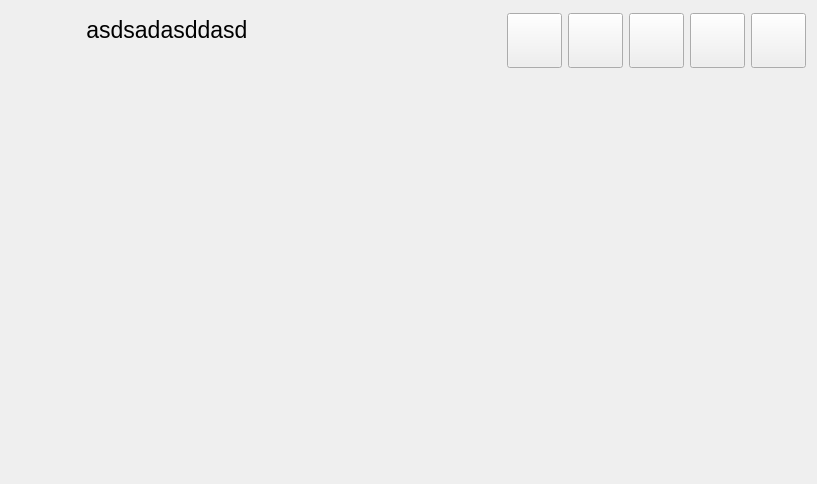
<?xml version="1.0" encoding="UTF-8"?>
<ui version="4.0">
 <class>ikoOSKAR::UI::MainPage</class>
 <widget class="QMainWindow" name="ikoOSKAR::UI::MainPage">
  <property name="geometry">
   <rect>
    <x>0</x>
    <y>0</y>
    <width>817</width>
    <height>484</height>
   </rect>
  </property>
  <property name="baseSize">
   <size>
    <width>0</width>
    <height>0</height>
   </size>
  </property>
  <property name="windowTitle">
   <string>ikoOSKAR</string>
  </property>
  <property name="windowIcon">
   <iconset>
    <normaloff>:/Icon-WhiteBGx128.png</normaloff>:/Icon-WhiteBGx128.png</iconset>
  </property>
  <widget class="QWidget" name="centralwidget">
   <layout class="QVBoxLayout" name="verticalLayout_2">
    <property name="spacing">
     <number>3</number>
    </property>
    <property name="sizeConstraint">
     <enum>QLayout::SetMaximumSize</enum>
    </property>
    <property name="leftMargin">
     <number>11</number>
    </property>
    <property name="topMargin">
     <number>3</number>
    </property>
    <property name="rightMargin">
     <number>11</number>
    </property>
    <property name="bottomMargin">
     <number>11</number>
    </property>
    <item>
     <widget class="QFrame" name="frameHeaderbar">
      <property name="sizePolicy">
       <sizepolicy hsizetype="Preferred" vsizetype="Preferred">
        <horstretch>0</horstretch>
        <verstretch>0</verstretch>
       </sizepolicy>
      </property>
      <property name="minimumSize">
       <size>
        <width>0</width>
        <height>70</height>
       </size>
      </property>
      <property name="maximumSize">
       <size>
        <width>16777215</width>
        <height>75</height>
       </size>
      </property>
      <property name="frameShape">
       <enum>QFrame::NoFrame</enum>
      </property>
      <property name="frameShadow">
       <enum>QFrame::Plain</enum>
      </property>
      <property name="lineWidth">
       <number>0</number>
      </property>
      <layout class="QHBoxLayout" name="headerbarHLayout">
       <property name="leftMargin">
        <number>0</number>
       </property>
       <property name="topMargin">
        <number>0</number>
       </property>
       <property name="rightMargin">
        <number>0</number>
       </property>
       <property name="bottomMargin">
        <number>0</number>
       </property>
       <item>
        <widget class="QPushButton" name="btnCurrentPage">
         <property name="enabled">
          <bool>false</bool>
         </property>
         <property name="sizePolicy">
          <sizepolicy hsizetype="Maximum" vsizetype="Maximum">
           <horstretch>0</horstretch>
           <verstretch>0</verstretch>
          </sizepolicy>
         </property>
         <property name="minimumSize">
          <size>
           <width>60</width>
           <height>60</height>
          </size>
         </property>
         <property name="maximumSize">
          <size>
           <width>60</width>
           <height>60</height>
          </size>
         </property>
         <property name="text">
          <string/>
         </property>
         <property name="icon">
          <iconset>
           <normaloff>:/home.png</normaloff>:/home.png</iconset>
         </property>
         <property name="iconSize">
          <size>
           <width>48</width>
           <height>48</height>
          </size>
         </property>
         <property name="flat">
          <bool>true</bool>
         </property>
        </widget>
       </item>
       <item>
        <layout class="QVBoxLayout" name="verticalLayout">
         <property name="spacing">
          <number>0</number>
         </property>
         <property name="leftMargin">
          <number>3</number>
         </property>
         <property name="topMargin">
          <number>0</number>
         </property>
         <property name="rightMargin">
          <number>3</number>
         </property>
         <property name="bottomMargin">
          <number>0</number>
         </property>
         <item>
          <spacer name="verticalSpacer">
           <property name="orientation">
            <enum>Qt::Vertical</enum>
           </property>
           <property name="sizeHint" stdset="0">
            <size>
             <width>20</width>
             <height>6</height>
            </size>
           </property>
          </spacer>
         </item>
         <item>
          <widget class="QLabel" name="lblModuleName">
           <property name="sizePolicy">
            <sizepolicy hsizetype="Preferred" vsizetype="Expanding">
             <horstretch>0</horstretch>
             <verstretch>2</verstretch>
            </sizepolicy>
           </property>
           <property name="minimumSize">
            <size>
             <width>0</width>
             <height>29</height>
            </size>
           </property>
           <property name="maximumSize">
            <size>
             <width>16777215</width>
             <height>39</height>
            </size>
           </property>
           <property name="font">
            <font>
             <pointsize>17</pointsize>
            </font>
           </property>
           <property name="styleSheet">
            <string notr="true"/>
           </property>
           <property name="text">
            <string>&lt;module name&gt; asdsadasddasd</string>
           </property>
           <property name="alignment">
            <set>Qt::AlignBottom|Qt::AlignLeading|Qt::AlignLeft</set>
           </property>
          </widget>
         </item>
         <item>
          <widget class="QLabel" name="lblDescription">
           <property name="sizePolicy">
            <sizepolicy hsizetype="Preferred" vsizetype="Expanding">
             <horstretch>0</horstretch>
             <verstretch>2</verstretch>
            </sizepolicy>
           </property>
           <property name="minimumSize">
            <size>
             <width>0</width>
             <height>22</height>
            </size>
           </property>
           <property name="maximumSize">
            <size>
             <width>16777215</width>
             <height>32</height>
            </size>
           </property>
           <property name="autoFillBackground">
            <bool>false</bool>
           </property>
           <property name="text">
            <string>&lt;description&gt;</string>
           </property>
           <property name="alignment">
            <set>Qt::AlignLeading|Qt::AlignLeft|Qt::AlignTop</set>
           </property>
          </widget>
         </item>
         <item>
          <spacer name="verticalSpacer_2">
           <property name="orientation">
            <enum>Qt::Vertical</enum>
           </property>
           <property name="sizeHint" stdset="0">
            <size>
             <width>20</width>
             <height>3</height>
            </size>
           </property>
          </spacer>
         </item>
        </layout>
       </item>
       <item>
        <spacer name="horizontalSpacer">
         <property name="orientation">
          <enum>Qt::Horizontal</enum>
         </property>
         <property name="sizeHint" stdset="0">
          <size>
           <width>29</width>
           <height>17</height>
          </size>
         </property>
        </spacer>
       </item>
       <item>
        <layout class="QHBoxLayout" name="navbarHLayout">
         <item>
          <widget class="QPushButton" name="btnHome">
           <property name="enabled">
            <bool>true</bool>
           </property>
           <property name="sizePolicy">
            <sizepolicy hsizetype="Maximum" vsizetype="Maximum">
             <horstretch>0</horstretch>
             <verstretch>0</verstretch>
            </sizepolicy>
           </property>
           <property name="minimumSize">
            <size>
             <width>55</width>
             <height>55</height>
            </size>
           </property>
           <property name="maximumSize">
            <size>
             <width>55</width>
             <height>55</height>
            </size>
           </property>
           <property name="toolTip">
            <string>Ana Sayfa</string>
           </property>
           <property name="text">
            <string/>
           </property>
           <property name="icon">
            <iconset>
             <normaloff>:/home.png</normaloff>:/home.png</iconset>
           </property>
           <property name="iconSize">
            <size>
             <width>36</width>
             <height>36</height>
            </size>
           </property>
           <property name="flat">
            <bool>false</bool>
           </property>
          </widget>
         </item>
         <item>
          <widget class="QPushButton" name="btnDatabase">
           <property name="sizePolicy">
            <sizepolicy hsizetype="Maximum" vsizetype="Maximum">
             <horstretch>0</horstretch>
             <verstretch>0</verstretch>
            </sizepolicy>
           </property>
           <property name="minimumSize">
            <size>
             <width>55</width>
             <height>55</height>
            </size>
           </property>
           <property name="maximumSize">
            <size>
             <width>55</width>
             <height>55</height>
            </size>
           </property>
           <property name="toolTip">
            <string>Öğrenci İşlemleri</string>
           </property>
           <property name="whatsThis">
            <string comment="1"/>
           </property>
           <property name="text">
            <string/>
           </property>
           <property name="icon">
            <iconset>
             <normaloff>:/students.png</normaloff>:/students.png</iconset>
           </property>
           <property name="iconSize">
            <size>
             <width>36</width>
             <height>36</height>
            </size>
           </property>
          </widget>
         </item>
         <item>
          <widget class="QPushButton" name="btnNewScheme">
           <property name="sizePolicy">
            <sizepolicy hsizetype="Maximum" vsizetype="Maximum">
             <horstretch>0</horstretch>
             <verstretch>0</verstretch>
            </sizepolicy>
           </property>
           <property name="minimumSize">
            <size>
             <width>55</width>
             <height>55</height>
            </size>
           </property>
           <property name="maximumSize">
            <size>
             <width>55</width>
             <height>55</height>
            </size>
           </property>
           <property name="toolTip">
            <string>Yeni Sınav Düzeni</string>
           </property>
           <property name="text">
            <string/>
           </property>
           <property name="icon">
            <iconset>
             <normaloff>:/new-scheme.png</normaloff>:/new-scheme.png</iconset>
           </property>
           <property name="iconSize">
            <size>
             <width>36</width>
             <height>36</height>
            </size>
           </property>
          </widget>
         </item>
         <item>
          <widget class="QPushButton" name="btnHistory">
           <property name="sizePolicy">
            <sizepolicy hsizetype="Maximum" vsizetype="Maximum">
             <horstretch>0</horstretch>
             <verstretch>0</verstretch>
            </sizepolicy>
           </property>
           <property name="minimumSize">
            <size>
             <width>55</width>
             <height>55</height>
            </size>
           </property>
           <property name="maximumSize">
            <size>
             <width>55</width>
             <height>55</height>
            </size>
           </property>
           <property name="toolTip">
            <string>Önceki Sınav Düzenleri</string>
           </property>
           <property name="text">
            <string/>
           </property>
           <property name="icon">
            <iconset>
             <normaloff>:/history.png</normaloff>:/history.png</iconset>
           </property>
           <property name="iconSize">
            <size>
             <width>36</width>
             <height>36</height>
            </size>
           </property>
          </widget>
         </item>
         <item>
          <widget class="QPushButton" name="btnHelp">
           <property name="sizePolicy">
            <sizepolicy hsizetype="Maximum" vsizetype="Maximum">
             <horstretch>0</horstretch>
             <verstretch>0</verstretch>
            </sizepolicy>
           </property>
           <property name="minimumSize">
            <size>
             <width>55</width>
             <height>55</height>
            </size>
           </property>
           <property name="maximumSize">
            <size>
             <width>55</width>
             <height>55</height>
            </size>
           </property>
           <property name="toolTip">
            <string>Yardım ve İletişim</string>
           </property>
           <property name="text">
            <string/>
           </property>
           <property name="icon">
            <iconset>
             <normaloff>:/help.png</normaloff>:/help.png</iconset>
           </property>
           <property name="iconSize">
            <size>
             <width>36</width>
             <height>36</height>
            </size>
           </property>
          </widget>
         </item>
        </layout>
       </item>
      </layout>
     </widget>
    </item>
    <item>
     <widget class="QFrame" name="frameContent">
      <property name="frameShape">
       <enum>QFrame::NoFrame</enum>
      </property>
      <property name="frameShadow">
       <enum>QFrame::Plain</enum>
      </property>
      <property name="lineWidth">
       <number>0</number>
      </property>
      <layout class="QVBoxLayout" name="verticalLayout_3">
       <property name="leftMargin">
        <number>0</number>
       </property>
       <property name="topMargin">
        <number>4</number>
       </property>
       <property name="rightMargin">
        <number>0</number>
       </property>
       <property name="bottomMargin">
        <number>0</number>
       </property>
       <item>
        <widget class="QStackedWidget" name="stackedWidget">
         <property name="lineWidth">
          <number>0</number>
         </property>
        </widget>
       </item>
      </layout>
     </widget>
    </item>
   </layout>
  </widget>
 </widget>
 <resources/>
 <connections/>
</ui>
